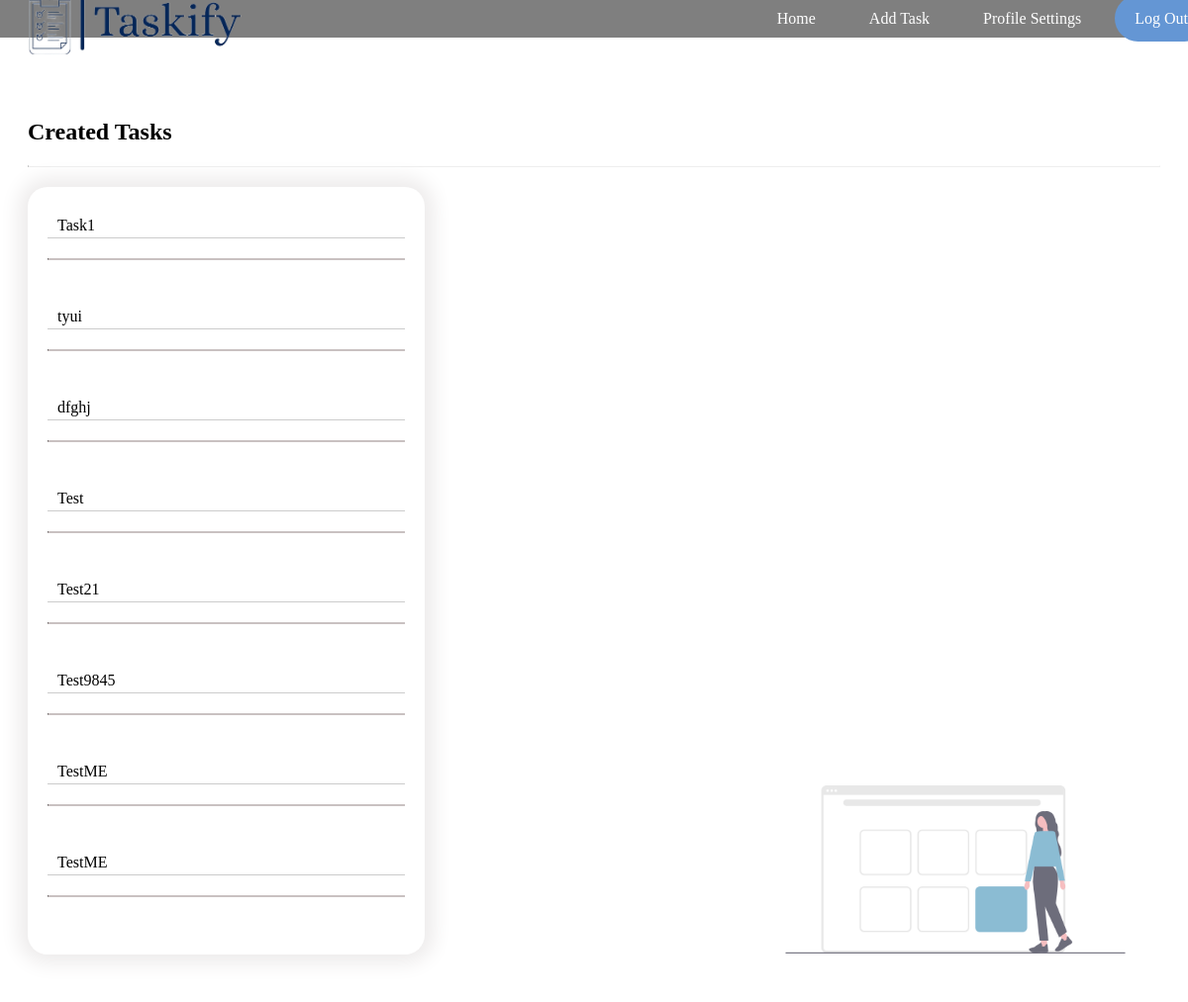
The app's page /viewlist/viewlist/ with its own data.
### tasks/models.py (models this page shows, shortened)
class Task(models.Model):
    Taskiid = models.IntegerField(null=True)
    title = models.CharField(max_length=55,null=True)
    teacher = models.CharField(max_length=55,null=True)
    choose = models.CharField(max_length=6, choices=x,null=True)
    Description = models.TextField(max_length=160, blank=True, null=True)
    admin = models.CharField(max_length=15,null=True)
    completed = models.BooleanField(default=False,null=True)

### viewlist/views.py (the view)
# urls.py: path('viewlist/',include('viewlist.urls')),
def viewlist(request):
    task=Task.objects.all()
    return render(request,'viewlist.html',{'task':task})

### templates/viewlist.html (shortened to what this page needs)
<!DOCTYPE html>
<html lang="en">
<head>
    {% load static %}
    <link rel="stylesheet" type="text/css" href="{% static 'css/viewlist.css' %}">
</head>
<body>
    <div class="nav">
        <img src="{% static 'images/result1.png' %}" alt="" class="logo">
        <nav>
            <ul>
                <li><a href="{% url 'showTask' %}">Home</a></li>
                <li><a href="{% url 'SaveData' %}">Add Task</a></li>
                <li><a href="profileSettings.html">Profile Settings</a></li>
                <li><a href="school.html">Log Out</a></li>
            </ul>
        </nav>
    </div>
    <div class="container">
        <h2> Created Tasks</h2>
        <hr>
        <div class="tasks">
            <div id="upcom" class="st">
                {% for task in task %}
                <a href="{% url 'task_detail' taskid=task.id %}" style="text-decoration: none; color: black;display: block; padding-bottom: 3px;">{{ task.title }}</a>
                <hr style="border-color: rgb(201, 193, 193);">
                <br>
                {% endfor %}
            </div>
        </div>
    </div>
    <img src="{% static 'images/taskify.png' %}" alt="Sticker" class="sticker">
</body>
</html>

### viewlist/static/css/viewlist.css (style rules this page uses)
.nav { display: flex; width: 100%; align-items: center; padding: 10px 20px; background-color: rgba(0, 0, 0, 0.5); position: fixed; top: 0; left: 0; z-index: 1000; }
.nav .logo { position: absolute; height: auto; left: 20px; width: 230px; padding-top: 15px; }
.nav nav { flex: 1; text-align: right; }
.nav ul { list-style: none; padding: 0; margin: 0; }
.nav ul li { display: inline-block; margin-left: 10px; }
.nav ul li a { text-decoration: none; padding: 15px 20px; border-radius: 30px; color: #fff; }
.nav ul li:last-child a { background-color: #6496d4; }
.container { margin-top: 80px; padding: 20px; }
.container h2 { color: black; }
.tasks { display: flex; flex-wrap: wrap; gap: 10px; }
.tasks .st { width: calc(33.33% - 20px); background-color: white; border-radius: 20px; box-shadow: 0 0 20px 9px rgb(237, 235, 235); padding: 20px; transition: transform 0.5s ease; margin-bottom: 20px; }
.tasks .st a { color: black; text-decoration: none; display: block; padding: 10px; border-bottom: 1px solid #ccc; }
.sticker { position: absolute; bottom: 20px; right: 20px; width: 430px; z-index: 999; mix-blend-mode: multiply; opacity: 0.7; }
hr { border-top: 1px solid #ffffffab; margin-top: 20px; margin-bottom: 20px; }

### records on screen
Task: title "Task1"
Task: title "tyui"
Task: title "dfghj"
Task: title "Test"
Task: title "Test21"
Task: title "Test9845"
Task: title "TestME"
Task: title "TestME"
